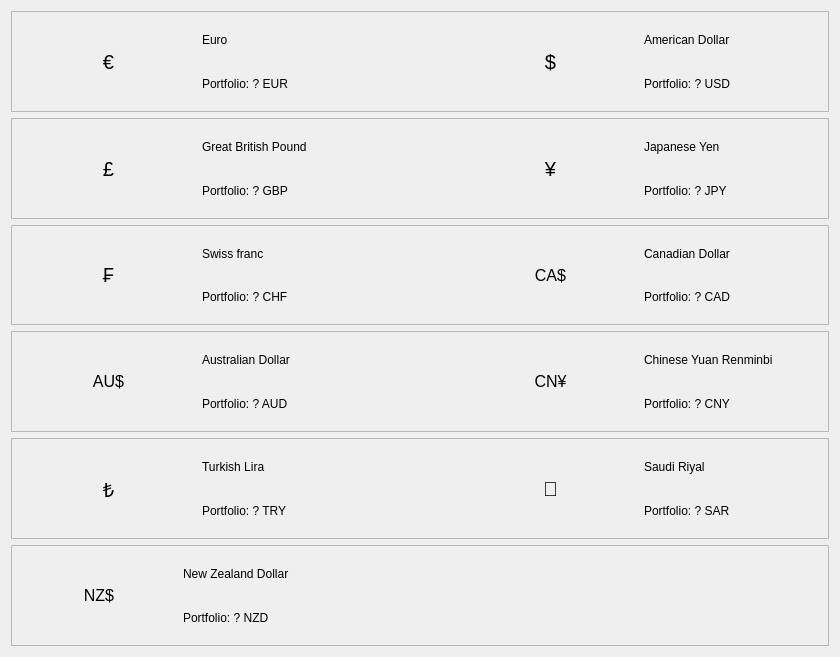
              <widget class="QWidget" name="scrollAreaWidgetContents">
               <property name="geometry">
                <rect>
                 <x>0</x>
                 <y>0</y>
                 <width>840</width>
                 <height>657</height>
                </rect>
               </property>
               <layout class="QVBoxLayout" name="verticalLayout_3">
                <item>
                 <widget class="QFrame" name="card_eur_usd">
                  <property name="minimumSize">
                   <size>
                    <width>0</width>
                    <height>100</height>
                   </size>
                  </property>
                  <property name="maximumSize">
                   <size>
                    <width>16777215</width>
                    <height>120</height>
                   </size>
                  </property>
                  <property name="frameShape">
                   <enum>QFrame::StyledPanel</enum>
                  </property>
                  <property name="frameShadow">
                   <enum>QFrame::Raised</enum>
                  </property>
                  <layout class="QHBoxLayout" name="horizontalLayout_26">
                   <item>
                    <widget class="QLabel" name="lbl_icon_eur_2">
                     <property name="minimumSize">
                      <size>
                       <width>70</width>
                       <height>70</height>
                      </size>
                     </property>
                     <property name="font">
                      <font>
                       <pointsize>15</pointsize>
                      </font>
                     </property>
                     <property name="text">
                      <string>€</string>
                     </property>
                     <property name="alignment">
                      <set>Qt::AlignCenter</set>
                     </property>
                    </widget>
                   </item>
                   <item>
                    <layout class="QVBoxLayout" name="verticalLayout_20">
                     <item>
                      <widget class="QLabel" name="lbl_name_eur_2">
                       <property name="minimumSize">
                        <size>
                         <width>0</width>
                         <height>0</height>
                        </size>
                       </property>
                       <property name="text">
                        <string>Euro</string>
                       </property>
                      </widget>
                     </item>
                     <item>
                      <widget class="QLabel" name="lbl_rate_eur_2">
                       <property name="minimumSize">
                        <size>
                         <width>0</width>
                         <height>0</height>
                        </size>
                       </property>
                       <property name="text">
                        <string>Portfolio: ? EUR</string>
                       </property>
                      </widget>
                     </item>
                    </layout>
                   </item>
                   <item>
                    <spacer name="horizontalSpacer_4">
                     <property name="orientation">
                      <enum>Qt::Horizontal</enum>
                     </property>
                     <property name="sizeType">
                      <enum>QSizePolicy::Preferred</enum>
                     </property>
                     <property name="sizeHint" stdset="0">
                      <size>
                       <width>80</width>
                       <height>20</height>
                      </size>
                     </property>
                    </spacer>
                   </item>
                   <item>
                    <widget class="QLabel" name="lbl_icon_usd_2">
                     <property name="minimumSize">
                      <size>
                       <width>70</width>
                       <height>70</height>
                      </size>
                     </property>
                     <property name="font">
                      <font>
                       <pointsize>15</pointsize>
                      </font>
                     </property>
                     <property name="text">
                      <string>$</string>
                     </property>
                     <property name="alignment">
                      <set>Qt::AlignCenter</set>
                     </property>
                    </widget>
                   </item>
                   <item>
                    <layout class="QVBoxLayout" name="verticalLayout_23">
                     <item>
                      <widget class="QLabel" name="lbl_name_usd_2">
                       <property name="minimumSize">
                        <size>
                         <width>0</width>
                         <height>0</height>
                        </size>
                       </property>
                       <property name="text">
                        <string>American Dollar</string>
                       </property>
                      </widget>
                     </item>
                     <item>
                      <widget class="QLabel" name="lbl_rate_usd_2">
                       <property name="minimumSize">
                        <size>
                         <width>0</width>
                         <height>0</height>
                        </size>
                       </property>
                       <property name="text">
                        <string>Portfolio: ? USD</string>
                       </property>
                      </widget>
                     </item>
                    </layout>
                   </item>
                  </layout>
                 </widget>
                </item>
                <item>
                 <widget class="QFrame" name="card_gbp_2">
                  <property name="minimumSize">
                   <size>
                    <width>0</width>
                    <height>100</height>
                   </size>
                  </property>
                  <property name="maximumSize">
                   <size>
                    <width>16777215</width>
                    <height>120</height>
                   </size>
                  </property>
                  <property name="frameShape">
                   <enum>QFrame::StyledPanel</enum>
                  </property>
                  <property name="frameShadow">
                   <enum>QFrame::Raised</enum>
                  </property>
                  <layout class="QHBoxLayout" name="horizontalLayout_31">
                   <item>
                    <widget class="QLabel" name="lbl_icon_gbp_2">
                     <property name="minimumSize">
                      <size>
                       <width>70</width>
                       <height>70</height>
                      </size>
                     </property>
                     <property name="font">
                      <font>
                       <pointsize>15</pointsize>
                      </font>
                     </property>
                     <property name="text">
                      <string>£</string>
                     </property>
                     <property name="alignment">
                      <set>Qt::AlignCenter</set>
                     </property>
                    </widget>
                   </item>
                   <item>
                    <layout class="QVBoxLayout" name="verticalLayout_64">
                     <item>
                      <widget class="QLabel" name="lbl_name_gbp_2">
                       <property name="minimumSize">
                        <size>
                         <width>0</width>
                         <height>0</height>
                        </size>
                       </property>
                       <property name="text">
                        <string>Great British Pound</string>
                       </property>
                      </widget>
                     </item>
                     <item>
                      <widget class="QLabel" name="lbl_rate_gbp_2">
                       <property name="minimumSize">
                        <size>
                         <width>0</width>
                         <height>0</height>
                        </size>
                       </property>
                       <property name="text">
                        <string>Portfolio: ? GBP</string>
                       </property>
                      </widget>
                     </item>
                    </layout>
                   </item>
                   <item>
                    <spacer name="horizontalSpacer_5">
                     <property name="orientation">
                      <enum>Qt::Horizontal</enum>
                     </property>
                     <property name="sizeType">
                      <enum>QSizePolicy::Preferred</enum>
                     </property>
                     <property name="sizeHint" stdset="0">
                      <size>
                       <width>80</width>
                       <height>20</height>
                      </size>
                     </property>
                    </spacer>
                   </item>
                   <item>
                    <widget class="QLabel" name="lbl_icon_jpy_2">
                     <property name="minimumSize">
                      <size>
                       <width>70</width>
                       <height>70</height>
                      </size>
                     </property>
                     <property name="font">
                      <font>
                       <pointsize>15</pointsize>
                      </font>
                     </property>
                     <property name="text">
                      <string>¥</string>
                     </property>
                     <property name="alignment">
                      <set>Qt::AlignCenter</set>
                     </property>
                    </widget>
                   </item>
                   <item>
                    <layout class="QVBoxLayout" name="verticalLayout_55">
                     <item>
                      <widget class="QLabel" name="lbl_name_jpy_2">
                       <property name="minimumSize">
                        <size>
                         <width>0</width>
                         <height>0</height>
                        </size>
                       </property>
                       <property name="text">
                        <string>Japanese Yen</string>
                       </property>
                      </widget>
                     </item>
                     <item>
                      <widget class="QLabel" name="lbl_rate_jpy_2">
                       <property name="minimumSize">
                        <size>
                         <width>0</width>
                         <height>0</height>
                        </size>
                       </property>
                       <property name="text">
                        <string>Portfolio: ? JPY</string>
                       </property>
                      </widget>
                     </item>
                    </layout>
                   </item>
                  </layout>
                 </widget>
                </item>
                <item>
                 <widget class="QFrame" name="card_chf_2">
                  <property name="minimumSize">
                   <size>
                    <width>0</width>
                    <height>100</height>
                   </size>
                  </property>
                  <property name="maximumSize">
                   <size>
                    <width>16777215</width>
                    <height>120</height>
                   </size>
                  </property>
                  <property name="frameShape">
                   <enum>QFrame::StyledPanel</enum>
                  </property>
                  <property name="frameShadow">
                   <enum>QFrame::Raised</enum>
                  </property>
                  <layout class="QHBoxLayout" name="horizontalLayout_28">
                   <item>
                    <widget class="QLabel" name="lbl_icon_chf_2">
                     <property name="minimumSize">
                      <size>
                       <width>70</width>
                       <height>70</height>
                      </size>
                     </property>
                     <property name="font">
                      <font>
                       <pointsize>15</pointsize>
                      </font>
                     </property>
                     <property name="text">
                      <string>₣</string>
                     </property>
                     <property name="alignment">
                      <set>Qt::AlignCenter</set>
                     </property>
                    </widget>
                   </item>
                   <item>
                    <layout class="QVBoxLayout" name="verticalLayout_59">
                     <item>
                      <widget class="QLabel" name="lbl_name_chf_2">
                       <property name="minimumSize">
                        <size>
                         <width>0</width>
                         <height>0</height>
                        </size>
                       </property>
                       <property name="text">
                        <string>Swiss franc</string>
                       </property>
                      </widget>
                     </item>
                     <item>
                      <widget class="QLabel" name="lbl_rate_chf_2">
                       <property name="minimumSize">
                        <size>
                         <width>0</width>
                         <height>0</height>
                        </size>
                       </property>
                       <property name="text">
                        <string>Portfolio: ? CHF</string>
                       </property>
                      </widget>
                     </item>
                    </layout>
                   </item>
                   <item>
                    <spacer name="horizontalSpacer_6">
                     <property name="orientation">
                      <enum>Qt::Horizontal</enum>
                     </property>
                     <property name="sizeType">
                      <enum>QSizePolicy::Preferred</enum>
                     </property>
                     <property name="sizeHint" stdset="0">
                      <size>
                       <width>80</width>
                       <height>20</height>
                      </size>
                     </property>
                    </spacer>
                   </item>
                   <item>
                    <widget class="QLabel" name="lbl_icon_cad_2">
                     <property name="minimumSize">
                      <size>
                       <width>70</width>
                       <height>70</height>
                      </size>
                     </property>
                     <property name="font">
                      <font>
                       <pointsize>12</pointsize>
                      </font>
                     </property>
                     <property name="text">
                      <string>CA$</string>
                     </property>
                     <property name="alignment">
                      <set>Qt::AlignCenter</set>
                     </property>
                    </widget>
                   </item>
                   <item>
                    <layout class="QVBoxLayout" name="verticalLayout_70">
                     <item>
                      <widget class="QLabel" name="lbl_name_cad_2">
                       <property name="minimumSize">
                        <size>
                         <width>0</width>
                         <height>0</height>
                        </size>
                       </property>
                       <property name="text">
                        <string>Canadian Dollar</string>
                       </property>
                      </widget>
                     </item>
                     <item>
                      <widget class="QLabel" name="lbl_rate_cad_2">
                       <property name="minimumSize">
                        <size>
                         <width>0</width>
                         <height>0</height>
                        </size>
                       </property>
                       <property name="text">
                        <string>Portfolio: ? CAD</string>
                       </property>
                      </widget>
                     </item>
                    </layout>
                   </item>
                  </layout>
                 </widget>
                </item>
                <item>
                 <widget class="QFrame" name="card_aud_2">
                  <property name="minimumSize">
                   <size>
                    <width>0</width>
                    <height>100</height>
                   </size>
                  </property>
                  <property name="maximumSize">
                   <size>
                    <width>16777215</width>
                    <height>120</height>
                   </size>
                  </property>
                  <property name="autoFillBackground">
                   <bool>false</bool>
                  </property>
                  <property name="frameShape">
                   <enum>QFrame::StyledPanel</enum>
                  </property>
                  <property name="frameShadow">
                   <enum>QFrame::Raised</enum>
                  </property>
                  <layout class="QHBoxLayout" name="horizontalLayout_32">
                   <item>
                    <widget class="QLabel" name="lbl_icon_aud_2">
                     <property name="minimumSize">
                      <size>
                       <width>70</width>
                       <height>70</height>
                      </size>
                     </property>
                     <property name="font">
                      <font>
                       <pointsize>12</pointsize>
                      </font>
                     </property>
                     <property name="text">
                      <string>AU$</string>
                     </property>
                     <property name="alignment">
                      <set>Qt::AlignCenter</set>
                     </property>
                    </widget>
                   </item>
                   <item>
                    <layout class="QVBoxLayout" name="verticalLayout_66">
                     <item>
                      <widget class="QLabel" name="lbl_name_aud_2">
                       <property name="minimumSize">
                        <size>
                         <width>0</width>
                         <height>0</height>
                        </size>
                       </property>
                       <property name="text">
                        <string>Australian Dollar</string>
                       </property>
                      </widget>
                     </item>
                     <item>
                      <widget class="QLabel" name="lbl_rate_aud_2">
                       <property name="minimumSize">
                        <size>
                         <width>0</width>
                         <height>0</height>
                        </size>
                       </property>
                       <property name="text">
                        <string>Portfolio: ? AUD</string>
                       </property>
                      </widget>
                     </item>
                    </layout>
                   </item>
                   <item>
                    <spacer name="horizontalSpacer_33">
                     <property name="orientation">
                      <enum>Qt::Horizontal</enum>
                     </property>
                     <property name="sizeType">
                      <enum>QSizePolicy::Preferred</enum>
                     </property>
                     <property name="sizeHint" stdset="0">
                      <size>
                       <width>80</width>
                       <height>20</height>
                      </size>
                     </property>
                    </spacer>
                   </item>
                   <item>
                    <widget class="QLabel" name="lbl_icon_cny_2">
                     <property name="minimumSize">
                      <size>
                       <width>70</width>
                       <height>70</height>
                      </size>
                     </property>
                     <property name="font">
                      <font>
                       <pointsize>12</pointsize>
                      </font>
                     </property>
                     <property name="text">
                      <string>CN¥</string>
                     </property>
                     <property name="alignment">
                      <set>Qt::AlignCenter</set>
                     </property>
                    </widget>
                   </item>
                   <item>
                    <layout class="QVBoxLayout" name="verticalLayout_68">
                     <item>
                      <widget class="QLabel" name="lbl_name_cny_2">
                       <property name="minimumSize">
                        <size>
                         <width>0</width>
                         <height>0</height>
                        </size>
                       </property>
                       <property name="text">
                        <string>Chinese Yuan Renminbi</string>
                       </property>
                      </widget>
                     </item>
                     <item>
                      <widget class="QLabel" name="lbl_rate_cny_2">
                       <property name="minimumSize">
                        <size>
                         <width>0</width>
                         <height>0</height>
                        </size>
                       </property>
                       <property name="text">
                        <string>Portfolio: ? CNY</string>
                       </property>
                      </widget>
                     </item>
                    </layout>
                   </item>
                  </layout>
                 </widget>
                </item>
                <item>
                 <widget class="QFrame" name="card_try_2">
                  <property name="minimumSize">
                   <size>
                    <width>0</width>
                    <height>100</height>
                   </size>
                  </property>
                  <property name="maximumSize">
                   <size>
                    <width>16777215</width>
                    <height>120</height>
                   </size>
                  </property>
                  <property name="frameShape">
                   <enum>QFrame::StyledPanel</enum>
                  </property>
                  <property name="frameShadow">
                   <enum>QFrame::Raised</enum>
                  </property>
                  <layout class="QHBoxLayout" name="horizontalLayout_27">
                   <item>
                    <widget class="QLabel" name="lbl_icon_try_2">
                     <property name="minimumSize">
                      <size>
                       <width>70</width>
                       <height>70</height>
                      </size>
                     </property>
                     <property name="font">
                      <font>
                       <pointsize>15</pointsize>
                      </font>
                     </property>
                     <property name="text">
                      <string>₺</string>
                     </property>
                     <property name="alignment">
                      <set>Qt::AlignCenter</set>
                     </property>
                    </widget>
                   </item>
                   <item>
                    <layout class="QVBoxLayout" name="verticalLayout_57">
                     <item>
                      <widget class="QLabel" name="lbl_name_try_2">
                       <property name="minimumSize">
                        <size>
                         <width>0</width>
                         <height>0</height>
                        </size>
                       </property>
                       <property name="text">
                        <string>Turkish Lira</string>
                       </property>
                      </widget>
                     </item>
                     <item>
                      <widget class="QLabel" name="lbl_rate_try_2">
                       <property name="minimumSize">
                        <size>
                         <width>0</width>
                         <height>0</height>
                        </size>
                       </property>
                       <property name="text">
                        <string>Portfolio: ? TRY</string>
                       </property>
                      </widget>
                     </item>
                    </layout>
                   </item>
                   <item>
                    <spacer name="horizontalSpacer_35">
                     <property name="orientation">
                      <enum>Qt::Horizontal</enum>
                     </property>
                     <property name="sizeType">
                      <enum>QSizePolicy::Preferred</enum>
                     </property>
                     <property name="sizeHint" stdset="0">
                      <size>
                       <width>80</width>
                       <height>20</height>
                      </size>
                     </property>
                    </spacer>
                   </item>
                   <item>
                    <widget class="QLabel" name="lbl_icon_sar_2">
                     <property name="minimumSize">
                      <size>
                       <width>70</width>
                       <height>70</height>
                      </size>
                     </property>
                     <property name="font">
                      <font>
                       <pointsize>15</pointsize>
                      </font>
                     </property>
                     <property name="text">
                      <string>⃁</string>
                     </property>
                     <property name="alignment">
                      <set>Qt::AlignCenter</set>
                     </property>
                    </widget>
                   </item>
                   <item>
                    <layout class="QVBoxLayout" name="verticalLayout_72">
                     <item>
                      <widget class="QLabel" name="lbl_name_sar_2">
                       <property name="minimumSize">
                        <size>
                         <width>0</width>
                         <height>0</height>
                        </size>
                       </property>
                       <property name="text">
                        <string>Saudi Riyal</string>
                       </property>
                      </widget>
                     </item>
                     <item>
                      <widget class="QLabel" name="lbl_rate_sar_2">
                       <property name="minimumSize">
                        <size>
                         <width>0</width>
                         <height>0</height>
                        </size>
                       </property>
                       <property name="text">
                        <string>Portfolio: ? SAR</string>
                       </property>
                      </widget>
                     </item>
                    </layout>
                   </item>
                  </layout>
                 </widget>
                </item>
                <item>
                 <widget class="QFrame" name="card_nzd_2">
                  <property name="minimumSize">
                   <size>
                    <width>0</width>
                    <height>100</height>
                   </size>
                  </property>
                  <property name="maximumSize">
                   <size>
                    <width>16777215</width>
                    <height>120</height>
                   </size>
                  </property>
                  <property name="frameShape">
                   <enum>QFrame::StyledPanel</enum>
                  </property>
                  <property name="frameShadow">
                   <enum>QFrame::Raised</enum>
                  </property>
                  <layout class="QHBoxLayout" name="horizontalLayout_30">
                   <item>
                    <widget class="QLabel" name="lbl_icon_nzd_2">
                     <property name="minimumSize">
                      <size>
                       <width>70</width>
                       <height>70</height>
                      </size>
                     </property>
                     <property name="font">
                      <font>
                       <pointsize>12</pointsize>
                      </font>
                     </property>
                     <property name="text">
                      <string>NZ$</string>
                     </property>
                     <property name="alignment">
                      <set>Qt::AlignCenter</set>
                     </property>
                    </widget>
                   </item>
                   <item>
                    <layout class="QVBoxLayout" name="verticalLayout_62">
                     <item>
                      <widget class="QLabel" name="lbl_name_nzd_2">
                       <property name="minimumSize">
                        <size>
                         <width>0</width>
                         <height>0</height>
                        </size>
                       </property>
                       <property name="text">
                        <string>New Zealand Dollar</string>
                       </property>
                      </widget>
                     </item>
                     <item>
                      <widget class="QLabel" name="lbl_rate_nzd_2">
                       <property name="minimumSize">
                        <size>
                         <width>0</width>
                         <height>0</height>
                        </size>
                       </property>
                       <property name="text">
                        <string>Portfolio: ? NZD</string>
                       </property>
                      </widget>
                     </item>
                    </layout>
                   </item>
                   <item>
                    <spacer name="horizontalSpacer_7">
                     <property name="orientation">
                      <enum>Qt::Horizontal</enum>
                     </property>
                     <property name="sizeType">
                      <enum>QSizePolicy::Preferred</enum>
                     </property>
                     <property name="sizeHint" stdset="0">
                      <size>
                       <width>480</width>
                       <height>20</height>
                      </size>
                     </property>
                    </spacer>
                   </item>
                  </layout>
                 </widget>
                </item>
               </layout>
              </widget>
